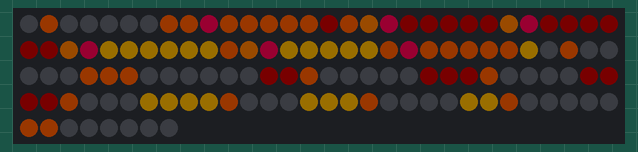
A program run on a simulated CircuitPython board. On the bench: 128 RGB LEDs in strip order, left to right, continuing on the next row. Dim RGB values are drawn brighter than linear.

Above: at 0.46 s.
At 3.88 s:
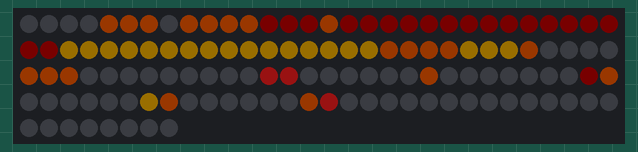
At 8.53 s:
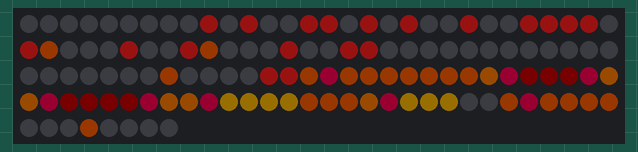
At 18.48 s:
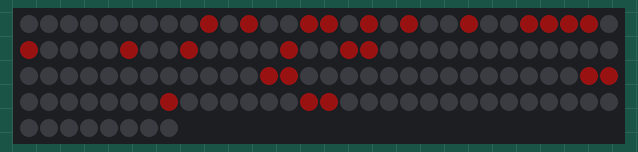
At 28.77 s:
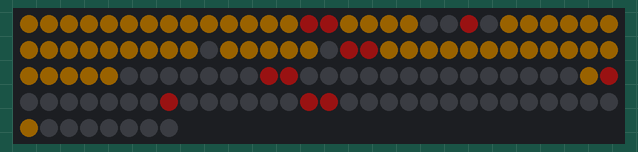
At 39.37 s:
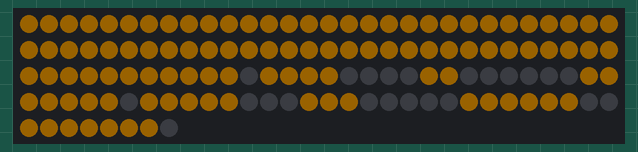

The program:

main.py
```python
import globalvariables

import time
import board
import neopixel

pixpin = board.A3
numpix = 128


strip = neopixel.NeoPixel(pixpin, numpix, brightness=0.1, auto_write=False)


def lookupColor(color,i):
    if color == 10:
        strip[i] = (0,0,0)

    elif color == 11:
        strip[i] = (25,0,0)

    elif color == 12:
        strip[i] = (252,0,83)

    elif color == 13:
        strip[i] = (252,37,37)

    elif color == 14:
        strip[i] = (255,96,0)

    elif color == 15:
        strip[i] = (255,129,0)
# your color 16 did not exist
    elif color == 16:
        strip[i] = (255,163,0)

    elif color == 17:
        strip[i] = (255,186,0)

# ----------------------------------------------------------------------------------------------------
# START DO NOT MODIFY THE CODE BETWEEN THE ---
# ----------------------------------------------------------------------------------------------------


def showMessageFixedBackMovingRFront(nextMessage,duration,fixedBackMSG,movingFrontMSG,startingPoint):
    # start - show Message
    if globalvariables.myStart == 0:
        globalvariables.myStart = 1
        globalvariables.countToMaxLength = startingPoint

    i = 0
    for r in range(0,8):
        for c in range(0,8):
            temp = r % len(fixedBackMSG)
            color = fixedBackMSG[temp][c]
            lookupColor(color,i)
            i += 1


    for r in range(0,8):
        for c in range(8,16):
            temp = r % len(fixedBackMSG)
            color = fixedBackMSG[temp][c]
            lookupColor(color,i)
            i += 1


    i = 0
    for r in range(0,8):
        for c in range(globalvariables.countToMaxLength,globalvariables.countToMaxLength+8):
            temp = c % len(movingFrontMSG[0])
            color = movingFrontMSG[r][temp]
            if color != 99:
                lookupColor(color,i)
            i += 1

    for r in range(0,8):
        for c in range(globalvariables.countToMaxLength+8,globalvariables.countToMaxLength+16):
            temp = c % len(movingFrontMSG[0])
            color = movingFrontMSG[r][temp]
            if color != 99:
                lookupColor(color,i)
            i += 1


    strip.write()


    globalvariables.countToMaxLength -= 1
    globalvariables.durationCounter += 1
    if globalvariables.durationCounter > duration:
        globalvariables.countToMaxRow = 0
        globalvariables.myStart = 0
        globalvariables.durationCounter = 0
        globalvariables.messageID = nextMessage


# ----------------------------------------------------------------------------------------------------
# END DO NOT MODIFY THE CODE BETWEEN THE ---
# ----------------------------------------------------------------------------------------------------


while True:
    if globalvariables.messageID == 1:
        # Call function - showMessage(nextMessageID, messageDuration, messagecolor, messagemask, start)
        showMessageFixedBackMovingRFront(1,40,globalvariables.fixedBackMSG,globalvariables.movingFrontMSG,40)
```

Source omitted: balvariables.py (data table, 2169 bytes)
